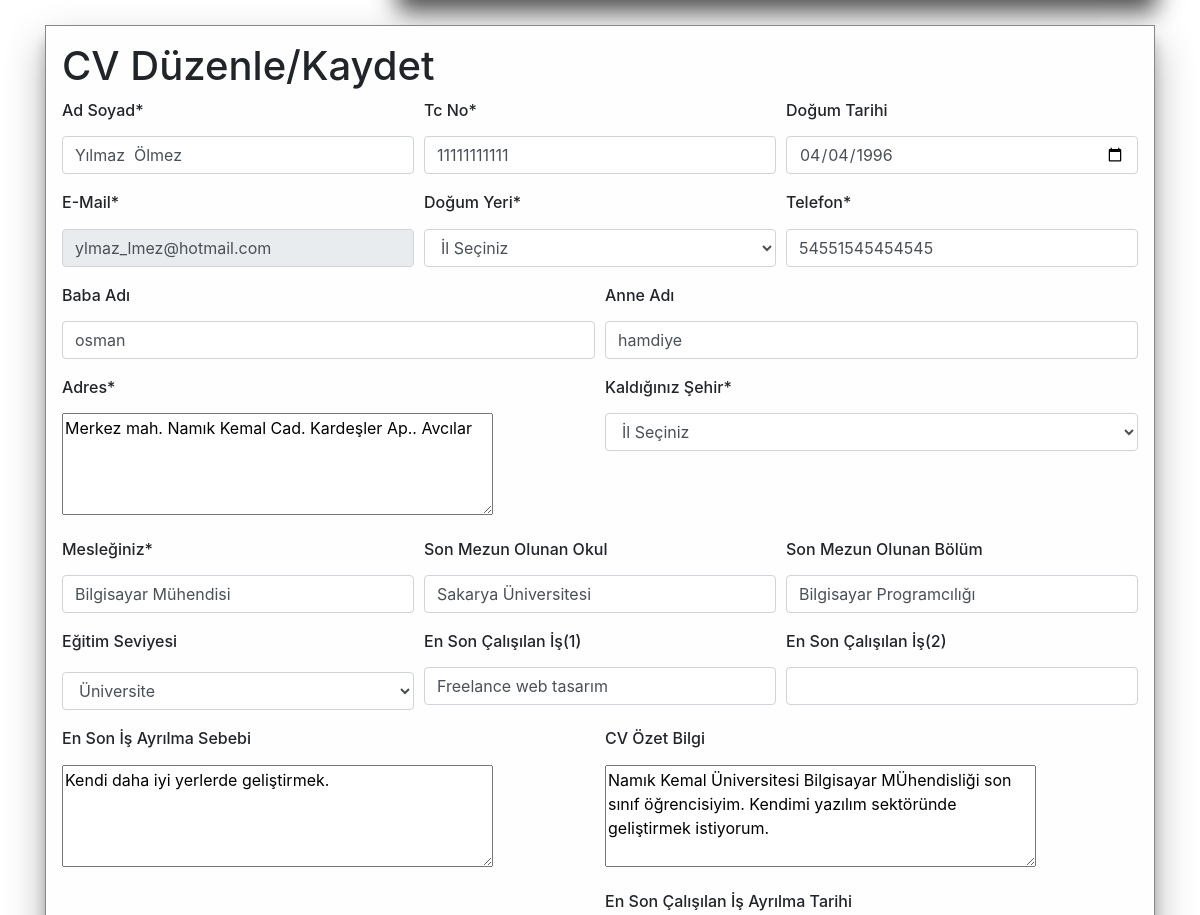
Before: /cvduzenle.php (signed in, middle part) with the older database file.
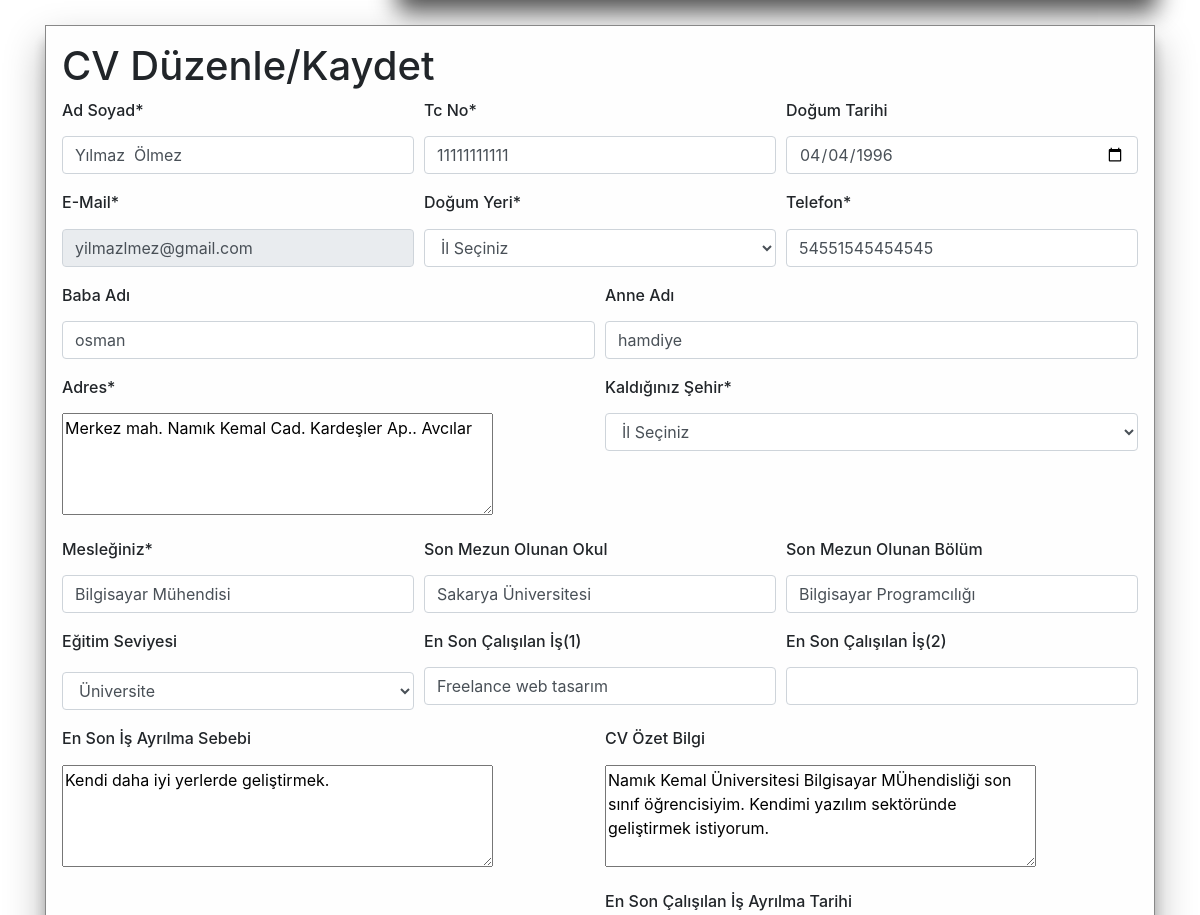
After: the same page with the newer database file.
### tables this page shows
CREATE TABLE `uyecvbilgi` (
  `uyecvno` int(11) NOT NULL,
  `uyecvadisoyadi` varchar(200) DEFAULT NULL,
  `uyecvtcno` varchar(20) DEFAULT NULL,
  `uyecveposta` varchar(200) NOT NULL,
  `uyecvsifre` varchar(200) NOT NULL,
  `uyecvdogumyeri` varchar(50) DEFAULT NULL,
  `uyecvdogumtarihi` date DEFAULT NULL,
  `uyecvanaadi` varchar(50) DEFAULT NULL,
  `uyecvbabaadi` varchar(50) DEFAULT NULL,
  `uyecvadresi` varchar(200) DEFAULT NULL,
  `uyecvsehir` varchar(50) DEFAULT NULL,
  `uyecvtelefonno` varchar(50) DEFAULT NULL,
  `uyecvsonmezunokul` varchar(200) DEFAULT NULL,
  `uyecvsonmezunbolum` varchar(200) DEFAULT NULL,
  `uyecvsoncalisilanis1` varchar(200) DEFAULT NULL,
  `uyecvsoncalisilanis2` varchar(200) DEFAULT NULL,
  `uyecvmeslekunvani` varchar(200) DEFAULT 'meslek',
  `uyercvesim1` longblob DEFAULT NULL,
  `uyecvresim2` varchar(200) DEFAULT 'images/kisiler/person.jpg',
  `uyeecvgitimseviye` varchar(200) DEFAULT NULL,
  `uyecvozetbilgi1` varchar(300) DEFAULT NULL,
  `uyecvozetbilgi2` varchar(200) DEFAULT NULL,
  `uyecvaktiflik` varchar(200) DEFAULT NULL,
  `uyecvsonisayrilmasebebi` varchar(200) DEFAULT NULL,
  `uyecvsonisayrilmatarihi` date DEFAULT NULL,
  `uycvisaramaaktiflik` varchar(200) DEFAULT 'AKTIF',
  `uyecvgoruntulemesayisi` int(11) DEFAULT 0,
  `gizlisoru` varchar(200) NOT NULL,
  `yanit` varchar(200) NOT NULL
);

### cvduzenle.php (the view, shortened to what the changed rows need)
<?php
include "component/baglanti.php";
		$referer = $_SERVER['HTTP_REFERER'];
if ($referer == "")
{
 header("Location:index.php");
}
else
{
	?>
	<!DOCTYPE html>
	<html>
	<head>
		<?php
		include "component/css/css.php";
		?>
	</head>
	<body>
		<main>
			<article>
				<section>
					<div class="container main-kisiler-hover" style="margin-top:20px;">
								<?php
									$sql="select * from uyecvbilgi where uyecvno='".$_SESSION["id"]."'";
									$result=mysqli_query($baglan,$sql);
									$sonuc = mysqli_fetch_assoc($result);
									if(mysqli_num_rows($result) == 1)
									{
								?>
						<div class="row">
							<div class="col-md-4">
							</div>
						</div>
						<div class="row">
							<div class="col-md-12" >
								<form method="post" enctype="multipart/form-data" action="" class="p-3 animate" style="margin: 1% auto 10% auto;background-color: #fefefe;border: 1px solid #888;box-shadow: 0 19px 38px rgba(0,0,0,0.30), 0 15px 12px rgba(0,0,0,0.22);">
									<legend><h1>CV Düzenle/Kaydet</h1></legend>
									  <div class="form-row">
										    <div class="form-group col-md-4">
										      <label for="adsoyad"><h6>Ad Soyad*</h6></label>
										      <input type="text" class="form-control" name="adsoyad" required value="<?php echo $sonuc['uyecvadisoyadi'] ?>"  maxlength="35">
										    </div>
										    <div class="form-group col-md-4">
										      <label for="inputPassword4"><h6>Tc No*</h6></label>
										      <input type="text" class="form-control" name="tcno" maxlength="11" required value="<?php echo $sonuc['uyecvtcno'] ?>">
										    </div>
										    <div class="form-group col-md-4">
										      <label for="adsoyad"><h6>Doğum Tarihi</h6></label>
										      <input type="date" id="dogtarihi" name="dogtarihi" class="form-control" value="<?php echo $sonuc['uyecvdogumtarihi'] ?>">
										    </div>
									  </div>
									  <div class="form-row">
										    <div class="form-group col-md-4">
									   			 <label for="inputAddress"><h6>E-Mail*</h6></label>
									   		 	<input type="email" class="form-control" id="exampleInputEmail1" aria-describedby="emailHelp" name="mail" required maxlength="25" value="<?php echo $sonuc['uyecveposta'] ?>" disabled>
									  		</div>
										    <div class="form-group col-md-4">
										      <label for="inputPassword4"><h6>Doğum Yeri*</h6></label>
										      <select name="dogyeri" class="form-control" required>
												<?php
													include "component/sehirler.php";
												?>
											</select>
										    </div>
										    <div class="form-group col-md-4">
										      <label for="inputPassword4"><h6>Telefon*</h6></label>
										      <input type="text" class="form-control" name="tel" maxlength="14" required value="<?php echo $sonuc['uyecvtelefonno'] ?>">
										    </div>
									  </div>
									  <div class="form-row">
										    <div class="form-group col-md-6">
										      <label for="adsoyad"><h6>Baba Adı</h6></label>
										      <input type="text" class="form-control" name="babaadi" value="<?php echo $sonuc['uyecvbabaadi'] ?>"  maxlength="15">
										    </div>
										    <div class="form-group col-md-6">
										      <label for="inputPassword4"><h6>Anne Adı</h6></label>
										      <input type="text" class="form-control" name="anneadi" value="<?php echo $sonuc['uyecvanaadi'] ?>"  maxlength="15">
										    </div>
									  </div>
									  <div class="form-row">
										    <div class="form-group col-md-6">
										   		 <label for="inputAddress2"><h6>Adres*</h6></label><br>
										   		 <textarea id="adres" required name="adres" rows="4" cols="40" maxlength="180"><?php echo $sonuc['uyecvadresi'];?></textarea>
									 		 </div>
										    <div class="form-group col-md-6">
										      <label for="inputPassword4"><h6>Kaldığınız Şehir*</h6></label>
										      <select name="sehirler" class="form-control"  required>
												<?php
													include "component/sehirler.php";
												?>
											</select>
										    </div>
									  </div>
									  <div class="form-row">
									  		<div class="form-group col-md-4">
										   		 <label for="inputAddress2"><h6>Mesleğiniz*</h6></label><br>
										   		<input type="text" class="form-control" name="meslek" required value="<?php echo $sonuc['uyecvmeslekunvani'] ?>"  maxlength="25">
									 		 </div>
										    <div class="form-group col-md-4">
										   		 <label for="inputAddress2"><h6>Son Mezun Olunan Okul</h6> </label><br>
										   		<input type="text" class="form-control" name="sonokul" value="<?php echo $sonuc['uyecvsonmezunokul'] ?>"  maxlength="55">
									 		 </div>
										    <div class="form-group col-md-4">
										      <label for="inputPassword4"><h6>Son Mezun Olunan Bölüm</h6></label>
										      <input type="text" class="form-control" name="sonbolum" value="<?php echo $sonuc['uyecvsonmezunbolum'] ?>" maxlength="35">
										    </div>
									  </div>
									  <div class="form-row">
									  	<div class="form-group col-md-4">
										      <label for="inputPassword4"><h6>Eğitim Seviyesi</h6></label>
										      	<select name="egitimdurumu" class="form-control" style="margin-top: 5px;">
												 <option value="üniversite" <?php if($sonuc["uyeecvgitimseviye"]=="üniversite") echo "selected"?>>Üniversite</option>
												</select>
										    </div>
										    <div class="form-group col-md-4">
										   		 <label for="inputAddress2"><h6>En Son Çalışılan İş(1)</h6></label><br>
										   		<input type="text" class="form-control" name="sonis1" value="<?php echo $sonuc['uyecvsoncalisilanis1'] ?>" maxlength="55">
									 		 </div>
										    <div class="form-group col-md-4">
										      <label for="inputPassword4"><h6>En Son Çalışılan İş(2)</h6></label>
										      <input type="text" class="form-control" name="sonis2" value="<?php echo $sonuc['uyecvsoncalisilanis2'] ?>" maxlength="55">
										    </div>
									  </div>
									  <div class="form-row">
										    <div class="form-group col-md-6">
										   		 <label for="inputAddress2"><h6>En Son İş Ayrılma Sebebi</h6></label><br>
										   		<textarea id="ayrilmasebebi" name="ayrilmasebebi" rows="4" cols="40" maxlength="180" ><?php echo $sonuc['uyecvsonisayrilmasebebi'];?></textarea>
									 		 </div>
									 		 <div class="form-group col-md-6">
										   		 <label for="inputAddress2"><h6>CV Özet Bilgi</h6></label><br>
										   		 <textarea id="ozetbilgi" name="ozetbilgi" rows="4" cols="40" maxlength="180" ><?php echo $sonuc['uyecvozetbilgi1'];?></textarea>
									 		 </div>
									  </div>
									  <div class="form-row">
										    <div class="form-group col-md-6">
									 		 </div>
									 		 <div class="form-group col-md-6">
										      <label for="inputPassword4"><h6>En Son Çalışılan İş Ayrılma Tarihi</h6></label>
										    </div>
									  </div>
									 <?php
									  }
									 ?>
								</form>
							</div>
						</div>
				</div>
			</section>
		</article>
	</main>
</body>
</html>
<?php
}
?>

Changed rows visible on the page:
changed uyecvbilgi "Yılmaz Ölmez": mail "ylmaz_lmez@hotmail.com" → "yilmazlmez@gmail.com"
